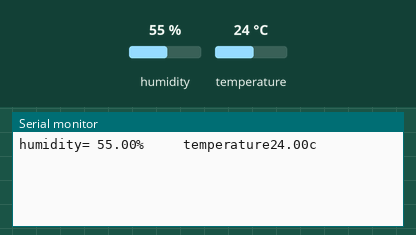
Recording of a sketch running on a simulated Arduino Uno, built with avr-gcc and run on an emulated ATmega328P. On the bench: the last lines printed to the serial monitor. Inputs (shaded band) come from the test bench; at power-on: humidity 55 %, temperature 24 °C.

Above: at 1.2 s.
1.3 s: humidity set to 22 %
At 2.6 s:
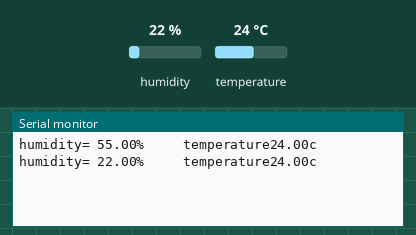
2.8 s: temperature set to 12 °C
4.3 s: humidity set to 40 %
At 4.3 s:
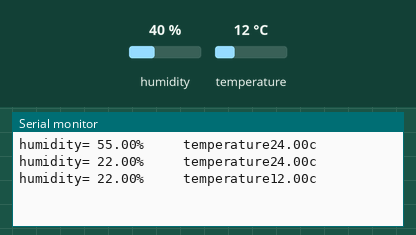
Timing chart, 0 to 7.3 s (numbered marks = the images above; inputs shaded):
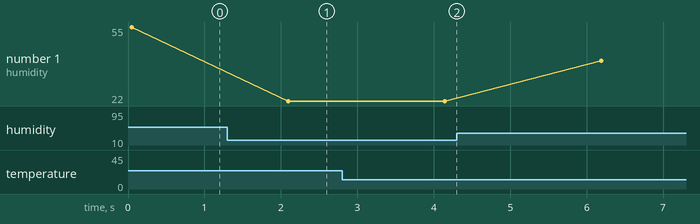

Measured:
- after the input at 1.3 s, the serial monitor: prints a new line after 0.79 s (image 1)
- plotted number 1: 55 → 22 after the input at 1.3 s, 22 → 40 after the input at 4.3 s

The sketch:

dht11_serial_monitor.ino
```cpp
#include<DHT.h>
#define DHTPIN 2
#define DHTTYPE DHT11
DHT dht(DHTPIN,DHTTYPE);


void setup() {
  // put your setup code here, to run once:
  dht.begin();
  Serial.begin(9600);

}

void loop() {
  // put your main code here, to run repeatedly:
float t = dht.readTemperature();
float h = dht.readHumidity(true);
Serial.print("humidity= ");
Serial.print(h);
Serial.print("%     temperature");
Serial.print(t);
Serial.println("c");
delay(2000);


}
```
